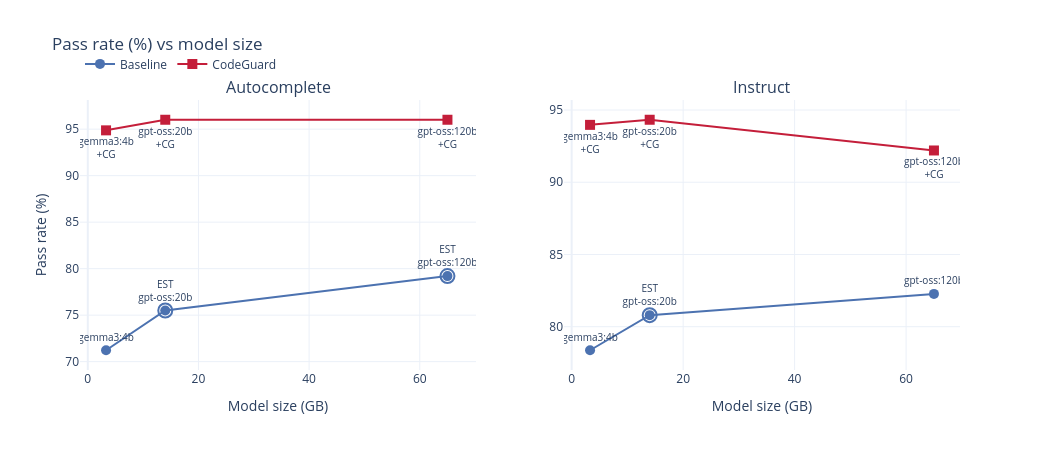
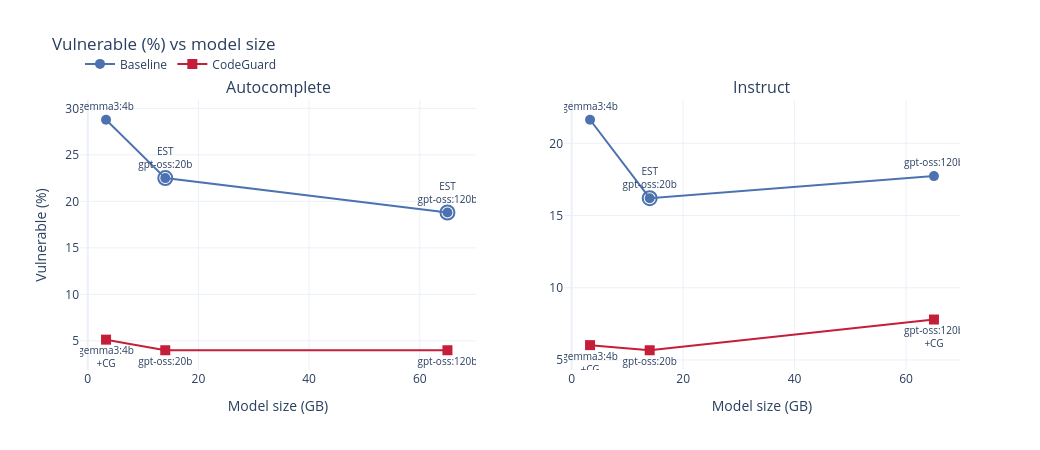
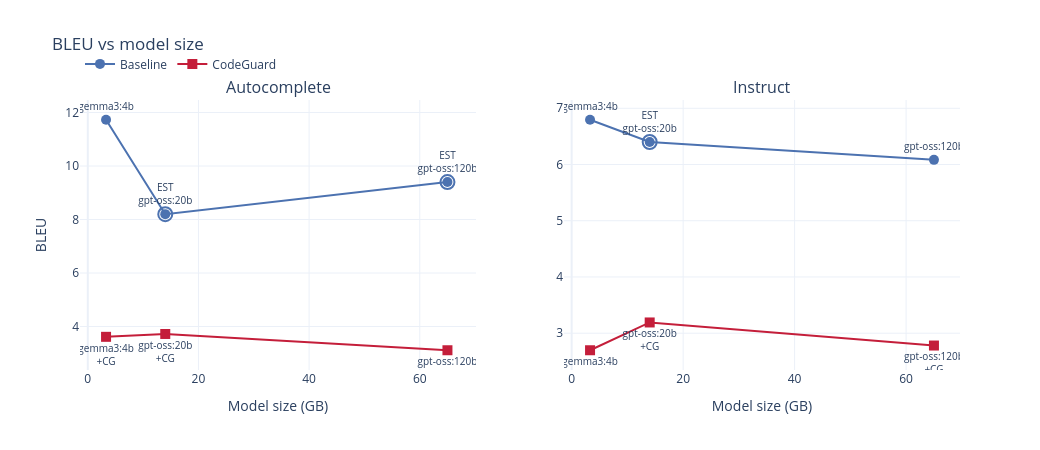

The notebook cell these images were saved under, in order:
### Markdown cell above
## 3. Model size vs metric — baseline vs CodeGuard

One subplot per benchmark; dashed markers = `EST_baseline`.

### Code cell
def plot_size_vs_metric(size_df: pd.DataFrame, metric: str) -> None:
    benchmarks = sorted(size_df["benchmark"].unique())
    fig = make_subplots(
        rows=1,
        cols=len(benchmarks),
        subplot_titles=[b.capitalize() for b in benchmarks],
    )

    for col, benchmark in enumerate(benchmarks, start=1):
        sub = size_df[size_df["benchmark"] == benchmark]
        for codeguard, label, color, symbol in [
            (False, "Baseline", COLOR_BASELINE, "circle"),
            (True, "CodeGuard", COLOR_CODEGUARD, "square"),
        ]:
            part = sub[sub["codeguard"] == codeguard]
            _add_series(
                fig,
                part,
                "size_gb",
                metric,
                name=label,
                color=color,
                row=1,
                col=col,
                codeguard=codeguard,
                marker_symbol=symbol,
            )

    _finalize_subplots(
        fig,
        title=f"{METRIC_LABELS[metric]} vs model size",
        y_title=METRIC_LABELS[metric],
        subplot_titles=[b.capitalize() for b in benchmarks],
    )


for metric in METRICS:
    plot_size_vs_metric(size_df, metric)

### Figure 1 — Plotly figure (JSON) as saved in the notebook; plotly's stock layout.template omitted (floating-point values rounded to 4 significant figures)
{"data": [{"hovertemplate": "Baseline<br>%{text}<br>size=%{x:.1f} GB<br>value=%{y:.2f}<extra></extra>", "legendgroup": "Baseline", "line": {"color": "#4C72B0", "width": 2}, "marker": {"color": "#4C72B0", "size": 10, "symbol": "circle"}, "mode": "lines+markers+text", "name": "Baseline", "showlegend": true, "text": ["gemma3:4b", "EST<br>gpt-oss:20b", "EST<br>gpt-oss:120b"], "textfont": {"size": 10}, "textposition": "top center", "type": "scatter", "x": [3.3, 14.0, 65.0], "xaxis": "x", "y": [71.23, 75.5, 79.2], "yaxis": "y"}, {"hoverinfo": "skip", "legendgroup": "Baseline", "marker": {"color": "#4C72B0", "line": {"color": "#4C72B0", "width": 2}, "size": 14, "symbol": "circle-open"}, "mode": "markers", "name": "Baseline (estimated)", "showlegend": false, "type": "scatter", "x": [14.0, 65.0], "xaxis": "x", "y": [75.5, 79.2], "yaxis": "y"}, {"hovertemplate": "CodeGuard<br>%{text}<br>size=%{x:.1f} GB<br>value=%{y:.2f}<extra></extra>", "legendgroup": "CodeGuard", "line": {"color": "#C41E3A", "width": 2}, "marker": {"color": "#C41E3A", "size": 10, "symbol": "square"}, "mode": "lines+markers+text", "name": "CodeGuard", "showlegend": true, "text": ["gemma3:4b<br>+CG", "gpt-oss:20b<br>+CG", "gpt-oss:120b<br>+CG"], "textfont": {"size": 10}, "textposition": "bottom center", "type": "scatter", "x": [3.3, 14.0, 65.0], "xaxis": "x", "y": [94.87, 96.01, 96.01], "yaxis": "y"}, {"hovertemplate": "Baseline<br>%{text}<br>size=%{x:.1f} GB<br>value=%{y:.2f}<extra></extra>", "legendgroup": "Baseline", "line": {"color": "#4C72B0", "width": 2}, "marker": {"color": "#4C72B0", "size": 10, "symbol": "circle"}, "mode": "lines+markers+text", "name": "Baseline", "showlegend": false, "text": ["gemma3:4b", "EST<br>gpt-oss:20b", "gpt-oss:120b"], "textfont": {"size": 10}, "textposition": "top center", "type": "scatter", "x": [3.3, 14.0, 65.0], "xaxis": "x2", "y": [78.37, 80.8, 82.27], "yaxis": "y2"}, {"hoverinfo": "skip", "legendgroup": "Baseline", "marker": {"color": "#4C72B0", "line": {"color": "#4C72B0", "width": 2}, "size": 14, "symbol": "circle-open"}, "mode": "markers", "name": "Baseline (estimated)", "showlegend": false, "type": "scatter", "x": [14.0], "xaxis": "x2", "y": [80.8], "yaxis": "y2"}, {"hovertemplate": "CodeGuard<br>%{text}<br>size=%{x:.1f} GB<br>value=%{y:.2f}<extra></extra>", "legendgroup": "CodeGuard", "line": {"color": "#C41E3A", "width": 2}, "marker": {"color": "#C41E3A", "size": 10, "symbol": "square"}, "mode": "lines+markers+text", "name": "CodeGuard", "showlegend": false, "text": ["gemma3:4b<br>+CG", "gpt-oss:20b<br>+CG", "gpt-oss:120b<br>+CG"], "textfont": {"size": 10}, "textposition": "bottom center", "type": "scatter", "x": [3.3, 14.0, 65.0], "xaxis": "x2", "y": [93.97, 94.33, 92.2], "yaxis": "y2"}], "layout": {"annotations": [{"font": {"size": 16}, "showarrow": false, "text": "Autocomplete", "x": 0.225, "xanchor": "center", "xref": "paper", "y": 1, "yanchor": "bottom", "yref": "paper"}, {"font": {"size": 16}, "showarrow": false, "text": "Instruct", "x": 0.775, "xanchor": "center", "xref": "paper", "y": 1, "yanchor": "bottom", "yref": "paper"}], "height": 450, "legend": {"orientation": "h", "x": 0, "y": 1.08, "yanchor": "bottom"}, "title": {"text": "Pass rate (%) vs model size"}, "width": 1040, "xaxis": {"anchor": "y", "domain": [0, 0.45], "showgrid": true, "title": {"text": "Model size (GB)"}, "type": "linear"}, "xaxis2": {"anchor": "y2", "domain": [0.55, 1], "showgrid": true, "title": {"text": "Model size (GB)"}, "type": "linear"}, "yaxis": {"anchor": "x", "domain": [0, 1], "showgrid": true, "title": {"text": "Pass rate (%)"}, "type": "linear"}, "yaxis2": {"anchor": "x2", "domain": [0, 1], "showgrid": true, "title": {"text": ""}, "type": "linear"}}}

### Figure 2 — Plotly figure (JSON) as saved in the notebook; plotly's stock layout.template omitted (floating-point values rounded to 4 significant figures)
{"data": [{"hovertemplate": "Baseline<br>%{text}<br>size=%{x:.1f} GB<br>value=%{y:.2f}<extra></extra>", "legendgroup": "Baseline", "line": {"color": "#4C72B0", "width": 2}, "marker": {"color": "#4C72B0", "size": 10, "symbol": "circle"}, "mode": "lines+markers+text", "name": "Baseline", "showlegend": true, "text": ["gemma3:4b", "EST<br>gpt-oss:20b", "EST<br>gpt-oss:120b"], "textfont": {"size": 10}, "textposition": "top center", "type": "scatter", "x": [3.3, 14.0, 65.0], "xaxis": "x", "y": [28.77, 22.5, 18.8], "yaxis": "y"}, {"hoverinfo": "skip", "legendgroup": "Baseline", "marker": {"color": "#4C72B0", "line": {"color": "#4C72B0", "width": 2}, "size": 14, "symbol": "circle-open"}, "mode": "markers", "name": "Baseline (estimated)", "showlegend": false, "type": "scatter", "x": [14.0, 65.0], "xaxis": "x", "y": [22.5, 18.8], "yaxis": "y"}, {"hovertemplate": "CodeGuard<br>%{text}<br>size=%{x:.1f} GB<br>value=%{y:.2f}<extra></extra>", "legendgroup": "CodeGuard", "line": {"color": "#C41E3A", "width": 2}, "marker": {"color": "#C41E3A", "size": 10, "symbol": "square"}, "mode": "lines+markers+text", "name": "CodeGuard", "showlegend": true, "text": ["gemma3:4b<br>+CG", "gpt-oss:20b<br>+CG", "gpt-oss:120b<br>+CG"], "textfont": {"size": 10}, "textposition": "bottom center", "type": "scatter", "x": [3.3, 14.0, 65.0], "xaxis": "x", "y": [5.128, 3.989, 3.989], "yaxis": "y"}, {"hovertemplate": "Baseline<br>%{text}<br>size=%{x:.1f} GB<br>value=%{y:.2f}<extra></extra>", "legendgroup": "Baseline", "line": {"color": "#4C72B0", "width": 2}, "marker": {"color": "#4C72B0", "size": 10, "symbol": "circle"}, "mode": "lines+markers+text", "name": "Baseline", "showlegend": false, "text": ["gemma3:4b", "EST<br>gpt-oss:20b", "gpt-oss:120b"], "textfont": {"size": 10}, "textposition": "top center", "type": "scatter", "x": [3.3, 14.0, 65.0], "xaxis": "x2", "y": [21.63, 16.2, 17.73], "yaxis": "y2"}, {"hoverinfo": "skip", "legendgroup": "Baseline", "marker": {"color": "#4C72B0", "line": {"color": "#4C72B0", "width": 2}, "size": 14, "symbol": "circle-open"}, "mode": "markers", "name": "Baseline (estimated)", "showlegend": false, "type": "scatter", "x": [14.0], "xaxis": "x2", "y": [16.2], "yaxis": "y2"}, {"hovertemplate": "CodeGuard<br>%{text}<br>size=%{x:.1f} GB<br>value=%{y:.2f}<extra></extra>", "legendgroup": "CodeGuard", "line": {"color": "#C41E3A", "width": 2}, "marker": {"color": "#C41E3A", "size": 10, "symbol": "square"}, "mode": "lines+markers+text", "name": "CodeGuard", "showlegend": false, "text": ["gemma3:4b<br>+CG", "gpt-oss:20b<br>+CG", "gpt-oss:120b<br>+CG"], "textfont": {"size": 10}, "textposition": "bottom center", "type": "scatter", "x": [3.3, 14.0, 65.0], "xaxis": "x2", "y": [6.028, 5.674, 7.801], "yaxis": "y2"}], "layout": {"annotations": [{"font": {"size": 16}, "showarrow": false, "text": "Autocomplete", "x": 0.225, "xanchor": "center", "xref": "paper", "y": 1, "yanchor": "bottom", "yref": "paper"}, {"font": {"size": 16}, "showarrow": false, "text": "Instruct", "x": 0.775, "xanchor": "center", "xref": "paper", "y": 1, "yanchor": "bottom", "yref": "paper"}], "height": 450, "legend": {"orientation": "h", "x": 0, "y": 1.08, "yanchor": "bottom"}, "title": {"text": "Vulnerable (%) vs model size"}, "width": 1040, "xaxis": {"anchor": "y", "domain": [0, 0.45], "showgrid": true, "title": {"text": "Model size (GB)"}, "type": "linear"}, "xaxis2": {"anchor": "y2", "domain": [0.55, 1], "showgrid": true, "title": {"text": "Model size (GB)"}, "type": "linear"}, "yaxis": {"anchor": "x", "domain": [0, 1], "showgrid": true, "title": {"text": "Vulnerable (%)"}, "type": "linear"}, "yaxis2": {"anchor": "x2", "domain": [0, 1], "showgrid": true, "title": {"text": ""}, "type": "linear"}}}

### Figure 3 — Plotly figure (JSON) as saved in the notebook; plotly's stock layout.template omitted (floating-point values rounded to 4 significant figures)
{"data": [{"hovertemplate": "Baseline<br>%{text}<br>size=%{x:.1f} GB<br>value=%{y:.2f}<extra></extra>", "legendgroup": "Baseline", "line": {"color": "#4C72B0", "width": 2}, "marker": {"color": "#4C72B0", "size": 10, "symbol": "circle"}, "mode": "lines+markers+text", "name": "Baseline", "showlegend": true, "text": ["gemma3:4b", "EST<br>gpt-oss:20b", "EST<br>gpt-oss:120b"], "textfont": {"size": 10}, "textposition": "top center", "type": "scatter", "x": [3.3, 14.0, 65.0], "xaxis": "x", "y": [11.73, 8.2, 9.4], "yaxis": "y"}, {"hoverinfo": "skip", "legendgroup": "Baseline", "marker": {"color": "#4C72B0", "line": {"color": "#4C72B0", "width": 2}, "size": 14, "symbol": "circle-open"}, "mode": "markers", "name": "Baseline (estimated)", "showlegend": false, "type": "scatter", "x": [14.0, 65.0], "xaxis": "x", "y": [8.2, 9.4], "yaxis": "y"}, {"hovertemplate": "CodeGuard<br>%{text}<br>size=%{x:.1f} GB<br>value=%{y:.2f}<extra></extra>", "legendgroup": "CodeGuard", "line": {"color": "#C41E3A", "width": 2}, "marker": {"color": "#C41E3A", "size": 10, "symbol": "square"}, "mode": "lines+markers+text", "name": "CodeGuard", "showlegend": true, "text": ["gemma3:4b<br>+CG", "gpt-oss:20b<br>+CG", "gpt-oss:120b<br>+CG"], "textfont": {"size": 10}, "textposition": "bottom center", "type": "scatter", "x": [3.3, 14.0, 65.0], "xaxis": "x", "y": [3.615, 3.722, 3.114], "yaxis": "y"}, {"hovertemplate": "Baseline<br>%{text}<br>size=%{x:.1f} GB<br>value=%{y:.2f}<extra></extra>", "legendgroup": "Baseline", "line": {"color": "#4C72B0", "width": 2}, "marker": {"color": "#4C72B0", "size": 10, "symbol": "circle"}, "mode": "lines+markers+text", "name": "Baseline", "showlegend": false, "text": ["gemma3:4b", "EST<br>gpt-oss:20b", "gpt-oss:120b"], "textfont": {"size": 10}, "textposition": "top center", "type": "scatter", "x": [3.3, 14.0, 65.0], "xaxis": "x2", "y": [6.796, 6.4, 6.083], "yaxis": "y2"}, {"hoverinfo": "skip", "legendgroup": "Baseline", "marker": {"color": "#4C72B0", "line": {"color": "#4C72B0", "width": 2}, "size": 14, "symbol": "circle-open"}, "mode": "markers", "name": "Baseline (estimated)", "showlegend": false, "type": "scatter", "x": [14.0], "xaxis": "x2", "y": [6.4], "yaxis": "y2"}, {"hovertemplate": "CodeGuard<br>%{text}<br>size=%{x:.1f} GB<br>value=%{y:.2f}<extra></extra>", "legendgroup": "CodeGuard", "line": {"color": "#C41E3A", "width": 2}, "marker": {"color": "#C41E3A", "size": 10, "symbol": "square"}, "mode": "lines+markers+text", "name": "CodeGuard", "showlegend": false, "text": ["gemma3:4b<br>+CG", "gpt-oss:20b<br>+CG", "gpt-oss:120b<br>+CG"], "textfont": {"size": 10}, "textposition": "bottom center", "type": "scatter", "x": [3.3, 14.0, 65.0], "xaxis": "x2", "y": [2.697, 3.191, 2.781], "yaxis": "y2"}], "layout": {"annotations": [{"font": {"size": 16}, "showarrow": false, "text": "Autocomplete", "x": 0.225, "xanchor": "center", "xref": "paper", "y": 1, "yanchor": "bottom", "yref": "paper"}, {"font": {"size": 16}, "showarrow": false, "text": "Instruct", "x": 0.775, "xanchor": "center", "xref": "paper", "y": 1, "yanchor": "bottom", "yref": "paper"}], "height": 450, "legend": {"orientation": "h", "x": 0, "y": 1.08, "yanchor": "bottom"}, "title": {"text": "BLEU vs model size"}, "width": 1040, "xaxis": {"anchor": "y", "domain": [0, 0.45], "showgrid": true, "title": {"text": "Model size (GB)"}, "type": "linear"}, "xaxis2": {"anchor": "y2", "domain": [0.55, 1], "showgrid": true, "title": {"text": "Model size (GB)"}, "type": "linear"}, "yaxis": {"anchor": "x", "domain": [0, 1], "showgrid": true, "title": {"text": "BLEU"}, "type": "linear"}, "yaxis2": {"anchor": "x2", "domain": [0, 1], "showgrid": true, "title": {"text": ""}, "type": "linear"}}}
